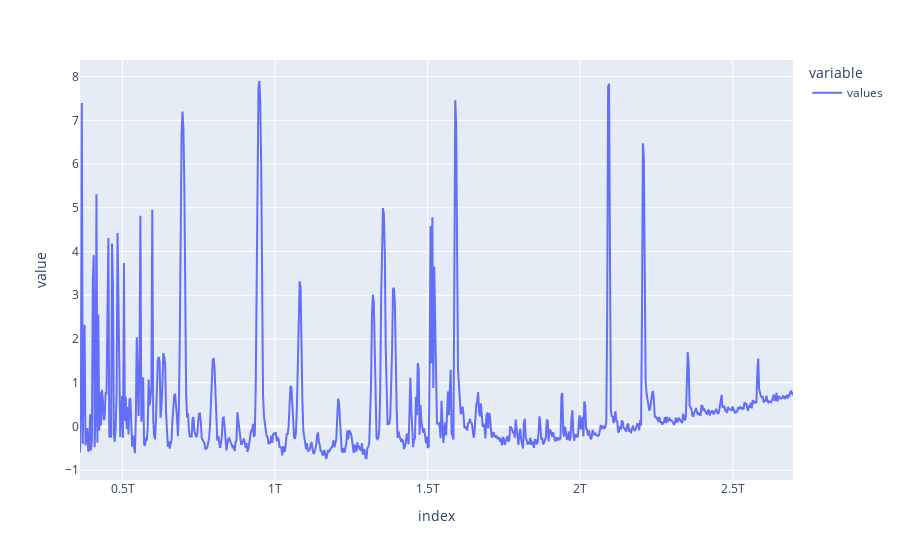

The notebook cell saved with this chart:
### Markdown cell above
## Intervalles de mesures constant
La machine faisant les mesures n'a pas une période d'échantillonage constante, cela est problématique pour l'exploitation des données car chaque courbes aura des points d'échantillonage différents. <br>
On utilise donc la fonction `resample` de `pandas` qui permet de donner un échantilonnage constant Associé à `max` qui permet de conserver le maximum des points qui se trouveront entre deux points d'échantilonnage, dans le but de conserver la taille des différents pics.<br>
Ensuite `interpolate` permet de faire une interpolation polynomiale permettant de completer les points qui n'ont pas encore de valeur.

Avant de faire ceci il faut commencer par convertir le temps qui est un valeur en minutes dans un format compréhensible par `pandas`.

### Code cell
newdf = tools.readCSV(PATH)
newdf = tools.adaptCurve(newdf)
print('nouveau nombre de valeur : ', len(newdf), '  ancien nombre de valeur : ', len(df))
newdf.plot()

### Figure 1 — Plotly figure (JSON) as saved in the notebook; plotly's stock layout.template omitted (floating-point values rounded to 4 significant figures; data arrays with more than 128 entries replaced by an {"elided": "..."} marker saying what was removed)
{"data": [{"hovertemplate": "variable=values<br>index=%{x}<br>value=%{y}<extra></extra>", "legendgroup": "values", "line": {"color": "#636efa", "dash": "solid"}, "mode": "lines", "name": "values", "orientation": "v", "showlegend": true, "type": "scatter", "x": {"elided": "780 int values"}, "xaxis": "x", "y": {"elided": "780 float values"}, "yaxis": "y"}], "layout": {"legend": {"title": {"text": "variable"}, "tracegroupgap": 0}, "margin": {"t": 60}, "xaxis": {"anchor": "y", "domain": [0, 1], "title": {"text": "index"}}, "yaxis": {"anchor": "x", "domain": [0, 1], "title": {"text": "value"}}}}
